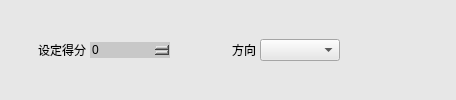
             <widget class="QWidget" name="widget_9" native="true">
              <property name="styleSheet">
               <string notr="true">background-color: rgb(231, 231, 231);</string>
              </property>
              <layout class="QHBoxLayout" name="horizontalLayout_4">
               <property name="spacing">
                <number>4</number>
               </property>
               <property name="leftMargin">
                <number>4</number>
               </property>
               <property name="topMargin">
                <number>4</number>
               </property>
               <property name="rightMargin">
                <number>4</number>
               </property>
               <property name="bottomMargin">
                <number>4</number>
               </property>
               <item>
                <widget class="QLabel" name="label_5">
                 <property name="minimumSize">
                  <size>
                   <width>82</width>
                   <height>32</height>
                  </size>
                 </property>
                 <property name="maximumSize">
                  <size>
                   <width>80</width>
                   <height>16777215</height>
                  </size>
                 </property>
                 <property name="styleSheet">
                  <string notr="true">font: 11pt &quot;微软雅黑&quot;;</string>
                 </property>
                 <property name="text">
                  <string>设定得分</string>
                 </property>
                 <property name="alignment">
                  <set>Qt::AlignRight|Qt::AlignTrailing|Qt::AlignVCenter</set>
                 </property>
                </widget>
               </item>
               <item>
                <widget class="KSpinBoxKb" name="spinBoxSetScore">
                 <property name="minimumSize">
                  <size>
                   <width>80</width>
                   <height>0</height>
                  </size>
                 </property>
                 <property name="maximumSize">
                  <size>
                   <width>70</width>
                   <height>16777215</height>
                  </size>
                 </property>
                 <property name="styleSheet">
                  <string notr="true">
QSpinBox
{
	
	font: 11pt &quot;微软雅黑&quot;;
	border-width:1;border-style:none;
	border-color:rgb(255, 255, 255);
	background-color: rgb(200, 200, 200);
	color::rgb(255,255, 0);

}
QSpinBox::down-button
{   
	
	background-color: rgb(200, 200, 200);
	subcontrol-origin:border;
    subcontrol-position:left;
    image: url(:/左normal.png);
    width: 20px;
    height: 30px; ;
}
QSpinBox::up-button
{
board:none;
	background-color: rgb(200, 200, 200);
	subcontrol-origin:border;
    subcontrol-position:right;
    image: url(:/右normal.png);
    width: 20px;
    height: 30px;       
}

QSpinBox::up-button:pressed
{
board:none;
background-color: rgb(103, 103, 103);
	subcontrol-origin:border;
    subcontrol-position:right;
    image: url(:/右press.png);
    width: 20px;
    height: 30px;      
}
QSpinBox::down-button:pressed
{
board:none;
background-color: rgb(103, 103, 103);
	subcontrol-origin:border;
    subcontrol-position:left;
    image: url(:/左press.png);
    width: 20px;
    height: 30px; 
}
</string>
                 </property>
                </widget>
               </item>
               <item>
                <widget class="QLabel" name="label_10">
                 <property name="minimumSize">
                  <size>
                   <width>82</width>
                   <height>32</height>
                  </size>
                 </property>
                 <property name="maximumSize">
                  <size>
                   <width>80</width>
                   <height>16777215</height>
                  </size>
                 </property>
                 <property name="styleSheet">
                  <string notr="true">font: 11pt &quot;微软雅黑&quot;;</string>
                 </property>
                 <property name="text">
                  <string>方向</string>
                 </property>
                 <property name="alignment">
                  <set>Qt::AlignRight|Qt::AlignTrailing|Qt::AlignVCenter</set>
                 </property>
                </widget>
               </item>
               <item>
                <widget class="QComboBox" name="comboBoxLineDir">
                 <property name="minimumSize">
                  <size>
                   <width>80</width>
                   <height>0</height>
                  </size>
                 </property>
                 <property name="maximumSize">
                  <size>
                   <width>80</width>
                   <height>16777215</height>
                  </size>
                 </property>
                 <property name="styleSheet">
                  <string notr="true">font: 11pt &quot;微软雅黑&quot;;</string>
                 </property>
                </widget>
               </item>
               <item>
                <spacer name="horizontalSpacer_2">
                 <property name="orientation">
                  <enum>Qt::Horizontal</enum>
                 </property>
                 <property name="sizeHint" stdset="0">
                  <size>
                   <width>112</width>
                   <height>20</height>
                  </size>
                 </property>
                </spacer>
               </item>
              </layout>
             </widget>
